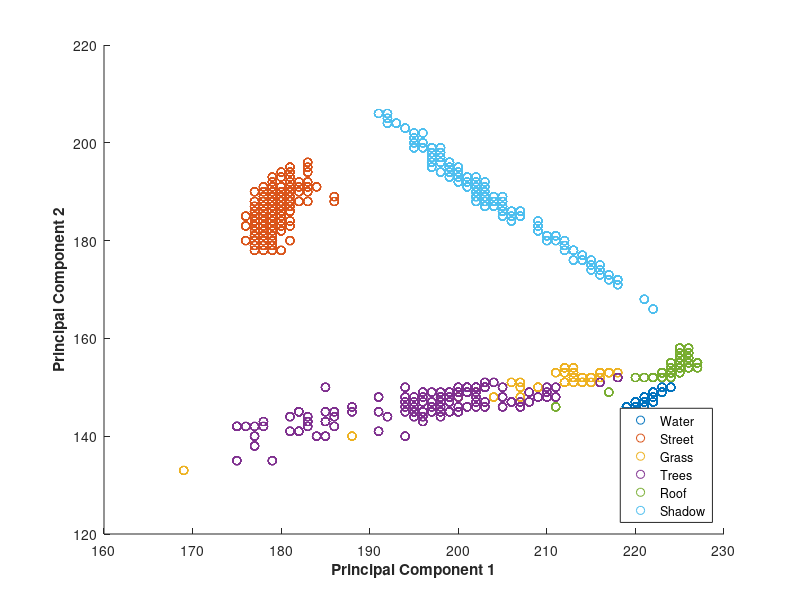

MATLAB code to generate this figure:
result1 = [];
result2 = [];
resultcv = [];
r3 = [];

for i= 1:10
   %training data;
    load MI_DC_Train.txt;
    train=MI_DC_Train;
    clear MI_DC_Train;
    label_train = train(:,1);
    
gscatter(train(:,3),train(:,4),label_train);
 b=legend('Water','Street','Grass','Trees','Roof','Shadow');
set(b,'Location','SouthEast');
xlabel('Principal Component 1','FontWeight','bold');
ylabel('Principal Component 2','FontWeight','bold');    
   
    train(:,1:2)=[];
    train = train(:,1:i);
    mx_train = max(train(:));
    mn_train = min(train(:));
    
    %test data;
    load MI_DC_Test.txt;
    test = MI_DC_Test;
    clear  MI_DC_Test;
    label_test = test(:,1);
    test(:,1:2)=[];
    test = test(:,1:i);
    mx_test = (max(test(:)));
    mn_test = min(test(:));
    
    train = (train-mn_train) ./ (mx_train-mn_train);
    test = (test-mn_test) ./ (mx_test-mn_test);

    addpath('I:\libsvm-3.22\matlab');
    
  bestc=3; bestg=1;
    
%   bestcv=0; bestc=0; bestg=0;
%    for c = 0:1:5
%       for g = 0:0.5:8
%             cmd=['-t 2 -v 10 -c ',num2str(c), ' -g 4', num2str(g)];
%            cv = svmtrain(label_train, train, cmd);
%          if(cv>bestcv)
%                bestcv=cv; bestc=c; bestg=g;
%             end
%             fprintf('%g   %g  %g (best c=%g, g=%g, rate=%g)\n', c, g, cv, bestc, bestg, bestcv);
%        end
%      end
%      
%     resultcv = [resultcv bestcv];
    cmd=['-t 2 -c ',num2str(bestc), ' -g 4', num2str(bestg)];
    
    
   model = svmtrain(label_train,train,cmd);

%     fprintf('\n\nTraining Data Accuracy: \n\n ');
%     [predict_label, trainingaccuracy, dec_values]= svmpredict(label_train, train, model);
%     result1 = [result1 trainingaccuracy(1)];
   
    fprintf('\n\nTest Data Accuracy: \n\n ');
    [predict_label, testaccuracy, dec_values] = svmpredict(label_test, test, model);
    result2 = [result2 testaccuracy(1)];
end
    



